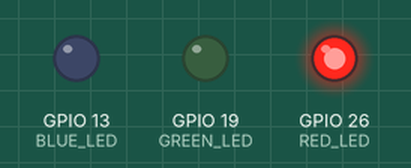
A program run on a simulated Raspberry Pi (BCM pin numbers). Shown: output pins drawn as LEDs (lit = HIGH).

Above: at 0.5 s.
At 2.5 s:
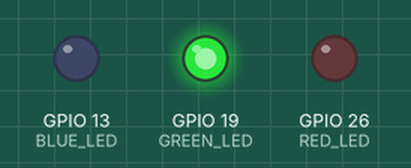
At 3.5 s:
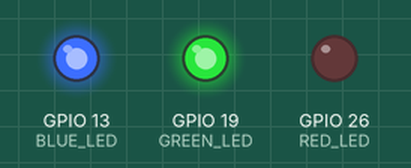
At 4.5 s:
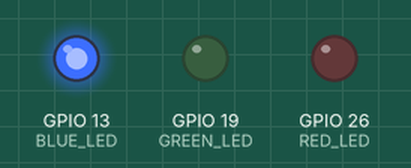
At 6.5 s:
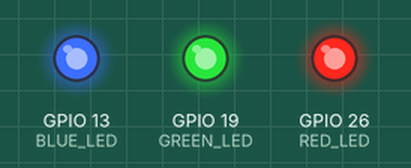
At 8.5 s:
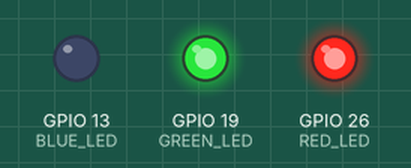
Timing chart, 0 to 9.1 s (numbered marks = the images above):
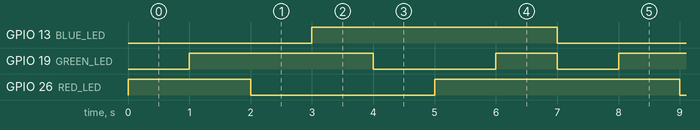

Measured:
- by itself, GPIO 13 (BLUE_LED): alternates HIGH for 4.0 s and LOW for 3.0 s
- by itself, GPIO 19 (GREEN_LED): repeats every 7.0 s: LOW 2.0 s, HIGH 1.0 s, LOW 1.0 s, HIGH 3.0 s
- by itself, GPIO 26 (RED_LED): repeats every 7.0 s: LOW 3.0 s, HIGH 4.0 s

The program:

colors.py
```python
#!/usr//bin/python
import RPi.GPIO as GPIO
import time

RED_LED = 26
GREEN_LED = 19
BLUE_LED = 13

def delay():
    time.sleep(1.0)

GPIO.setmode(GPIO.BCM)
GPIO.setup(RED_LED, GPIO.OUT)
GPIO.setup(GREEN_LED, GPIO.OUT)
GPIO.setup(BLUE_LED, GPIO.OUT)

while (True):
    GPIO.output(GREEN_LED, False)
    GPIO.output(BLUE_LED, False)
    GPIO.output(RED_LED, True)
    delay()

    GPIO.output(GREEN_LED, True)
    delay()

    GPIO.output(RED_LED, False)
    delay()

    GPIO.output(BLUE_LED, True)
    delay()

    GPIO.output(GREEN_LED, False)
    delay()

    GPIO.output(RED_LED, True)
    delay()

    GPIO.output(GREEN_LED, True)
    delay()
```
